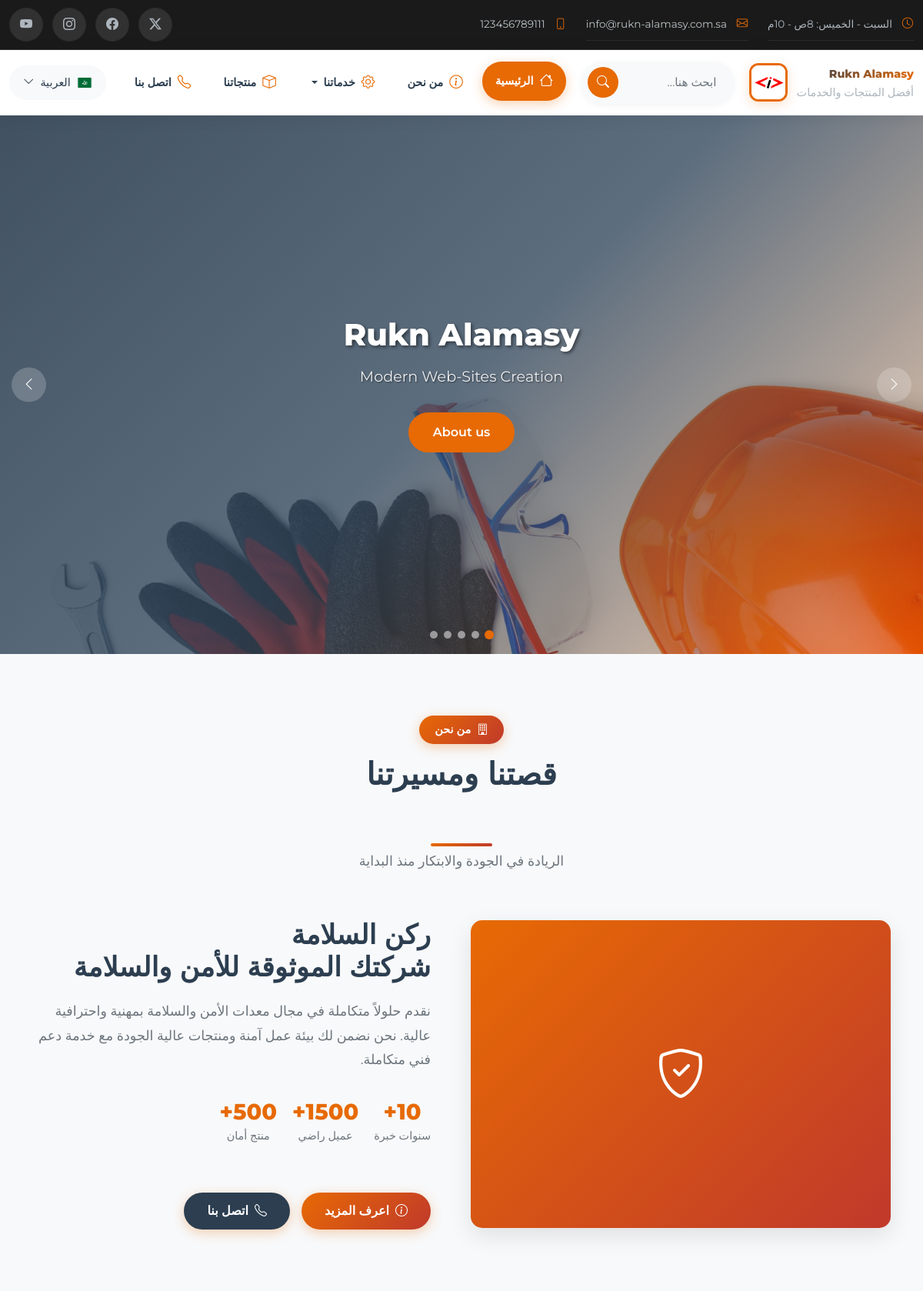
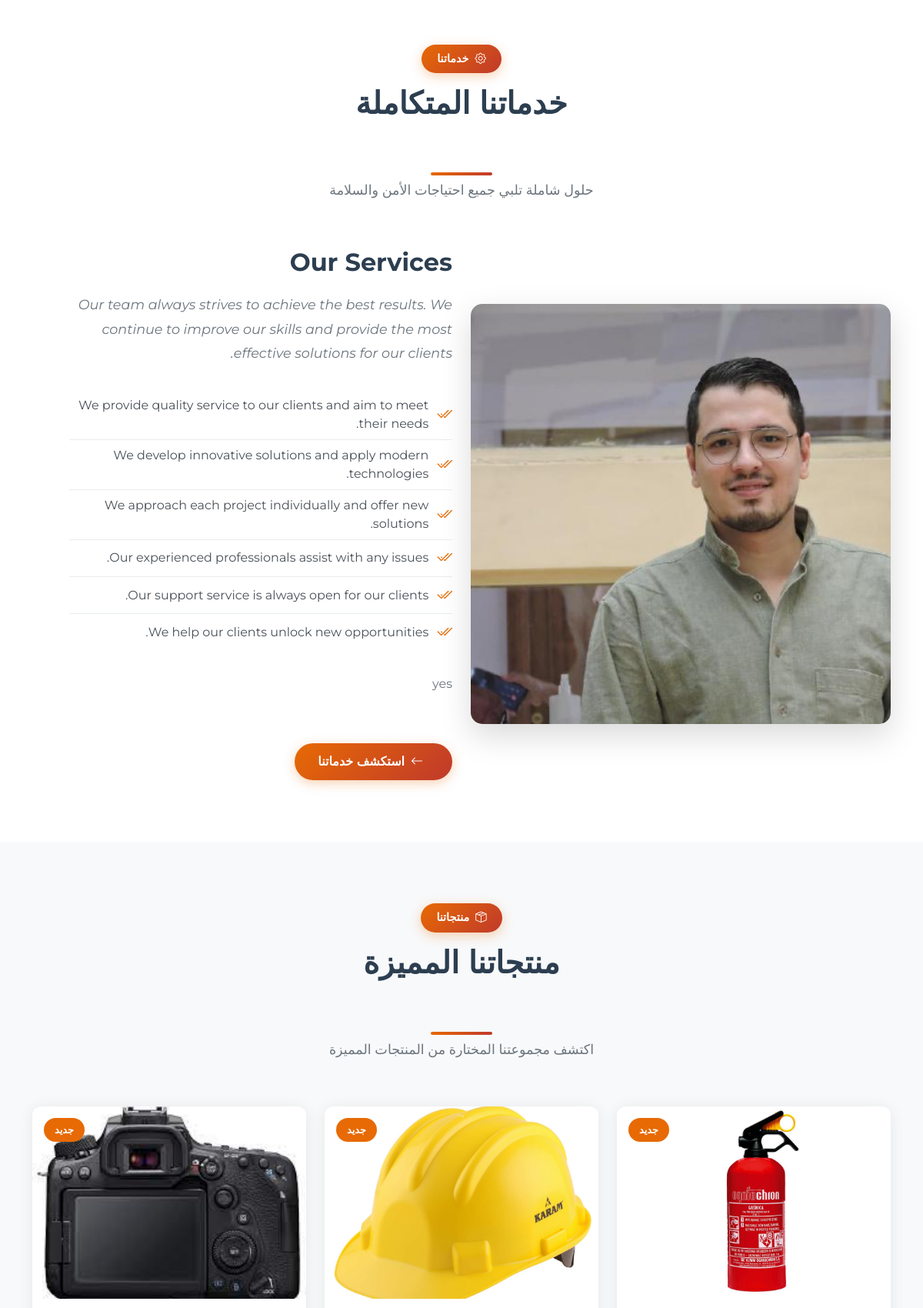
The page / (upper part) on the database its author committed (2 pictures, top to bottom).
### tables this page shows
CREATE TABLE `contact_box` (
  `id` int(11) NOT NULL,
  `title` varchar(255) DEFAULT NULL,
  `value` varchar(255) DEFAULT NULL,
  `icon` varchar(255) DEFAULT NULL
);

CREATE TABLE `banners` (
  `id` int(11) NOT NULL,
  `image` varchar(255) NOT NULL,
  `title` varchar(255) NOT NULL,
  `description` text NOT NULL,
  `button_text` varchar(100) NOT NULL,
  `button_link` varchar(255) NOT NULL
);

CREATE TABLE `about` (
  `id` int(11) NOT NULL,
  `title` varchar(255) NOT NULL,
  `p1` text NOT NULL,
  `p2` text NOT NULL,
  `image` varchar(255) DEFAULT NULL
);

CREATE TABLE `products` (
  `id` int(11) NOT NULL,
  `category_id` int(11) DEFAULT NULL,
  `product_name` varchar(255) NOT NULL,
  `description` text DEFAULT NULL,
  `price` varchar(255) NOT NULL
);

CREATE TABLE `product_images` (
  `id` int(11) NOT NULL,
  `product_id` int(11) DEFAULT NULL,
  `image_url` varchar(255) NOT NULL
);

### index.php (the view, shortened to what the rows shown need)
<?php
include 'config.php';
$query = new Database();
$banners = $query->select('banners');
$aboutData = $query->select('about');
$serviceItems = $query->select('about_ul_items');
$products = $query->select('products');
$product_images = $query->select('product_images');
$aboutItems = [];
if (!empty($aboutData)) {
    $about = $aboutData[0];
    $aboutItems = [
        'title' => isset($about['title']) ? $about['title'] : '',
        'p1' => isset($about['p1']) ? $about['p1'] : '',
        'p2' => isset($about['p2']) ? $about['p2'] : '',
        'image' => isset($about['image']) ? $about['image'] : '',
        'list_items' => []
    ];
    foreach ($serviceItems as $item) {
        if (isset($item['list_item']) && !empty($item['list_item'])) {
            $aboutItems['list_items'][] = $item['list_item'];
        }
    }
}
$lang = isset($_SESSION['lang']) ? $_SESSION['lang'] : 'ar';
?>
<!DOCTYPE html>
<html lang="<?php echo $lang; ?>" dir="<?php echo ($lang == 'ar') ? 'rtl' : 'ltr'; ?>">
<head>
  <link href="assets/vendor/bootstrap/css/bootstrap.min.css" rel="stylesheet">
  <link href="assets/vendor/bootstrap-icons/bootstrap-icons.css" rel="stylesheet">
  <link href="assets/vendor/aos/aos.css" rel="stylesheet">
  <link href="assets/vendor/swiper/swiper-bundle.min.css" rel="stylesheet">
  <link href="assets/vendor/glightbox/css/glightbox.min.css" rel="stylesheet">
  <link href="assets/css/main.css" rel="stylesheet">
</head>
<body class="index-page">
  <?php include 'includes/header.php'; ?>
  <main class="main">
    <section class="hero-section">
      <div class="hero-slider">
        <?php if (!empty($banners)): ?>
          <?php foreach ($banners as $index => $banner): ?>
            <div class="hero-slide <?php echo $index === 0 ? 'active' : ''; ?>"
                 style="background-image: url('assets/img/banners/<?php echo htmlspecialchars($banner['image']); ?>')">
              <div class="container">
                <div class="hero-content">
                  <div class="hero-text fade-in-up">
                    <h1 class="hero-title"><?php echo htmlspecialchars($banner['title']); ?></h1>
                    <p class="hero-subtitle"><?php echo htmlspecialchars($banner['description']); ?></p>
                    <div class="hero-buttons">
                      <a href="<?php echo htmlspecialchars($banner['button_link']); ?>" class="btn-hero btn-primary-hero">
                        <?php echo htmlspecialchars($banner['button_text']); ?>
                      </a>
                    </div>
                  </div>
                </div>
              </div>
            </div>
          <?php endforeach; ?>
        <?php endif; ?>
        <button class="hero-nav hero-prev">
          <i class="bi bi-chevron-<?php echo ($lang == 'ar') ? 'right' : 'left'; ?>"></i>
        </button>
        <button class="hero-nav hero-next">
          <i class="bi bi-chevron-<?php echo ($lang == 'ar') ? 'left' : 'right'; ?>"></i>
        </button>
        <div class="hero-controls">
          <?php if (!empty($banners)): ?>
            <?php foreach ($banners as $index => $banner): ?>
              <div class="hero-dot <?php echo $index === 0 ? 'active' : ''; ?>" data-slide="<?php echo $index; ?>"></div>
            <?php endforeach; ?>
          <?php else: ?>
            <div class="hero-dot active" data-slide="0"></div>
          <?php endif; ?>
        </div>
      </div>
    </section>
    <section class="simple-about-section" style="padding: 80px 0; background: #f8f9fa;">
      <div class="container">
        <div class="section-header" data-aos="fade-up">
          <h2 class="section-title"><?php echo ($lang == 'ar') ? 'قصتنا ومسيرتنا' : 'Our Story & Journey'; ?></h2>
        </div>
        <div class="row align-items-center">
          <div class="col-lg-6" style="padding-<?php echo ($lang == 'ar') ? 'right' : 'left'; ?>: 40px;">
            <div data-aos="fade-left" data-aos-delay="100">
              <h2 style="font-size: 2.2rem; font-weight: 800; color: #2c3e50; line-height: 1.2; margin-bottom: 20px;">
                <?php echo ($lang == 'ar') ? 'ركن السلامة<br>شركتك الموثوقة للأمن والسلامة' : 'Rukn Al-Amasy<br>Your Trusted Safety & Security Partner'; ?>
              </h2>
            </div>
          </div>
        </div>
      </div>
    </section>
    <section class="about-section" style="padding: 80px 0;">
      <div class="container">
        <div class="section-header" data-aos="fade-up">
          <h2 class="section-title"><?php echo ($lang == 'ar') ? 'خدماتنا المتكاملة' : 'Our Integrated Services'; ?></h2>
        </div>
        <div class="row gy-5 align-items-center">
          <?php if (!empty($aboutItems)): ?>
            <div class="col-lg-6" data-aos="fade-up" data-aos-delay="100">
              <div class="about-image">
                <?php if (!empty($aboutItems['image'])): ?>
                  <img src="<?php echo htmlspecialchars($aboutItems['image']); ?>" class="img-fluid" alt="<?php echo ($lang == 'ar') ? 'من نحن' : 'About Us'; ?>" style="border-radius: 15px; box-shadow: 0 10px 30px rgba(0,0,0,0.1);">
                <?php endif; ?>
              </div>
            </div>
            <div class="col-lg-6" data-aos="fade-up" data-aos-delay="200">
              <div class="about-content">
                <?php if (!empty($aboutItems['title'])): ?>
                  <h3 style="font-size: 2rem; font-weight: 700; color: #2c3e50; margin-bottom: 20px;"><?php echo htmlspecialchars($aboutItems['title']); ?></h3>
                <?php endif; ?>
                <?php if (!empty($aboutItems['p1'])): ?>
                  <p class="fst-italic" style="font-size: 1.1rem; color: #6c757d; line-height: 1.8; margin-bottom: 25px;"><?php echo htmlspecialchars($aboutItems['p1']); ?></p>
                <?php endif; ?>
                <?php if (!empty($aboutItems['list_items'])): ?>
                  <ul class="about-list" style="list-style: none; padding: 0; margin-bottom: 30px;">
                    <?php foreach ($aboutItems['list_items'] as $item): ?>
                      <?php if (!empty($item)): ?>
                        <li style="padding: 8px 0; font-size: 1rem; color: #495057;">
                        </li>
                      <?php endif; ?>
                    <?php endforeach; ?>
                  </ul>
                <?php endif; ?>
                <?php if (!empty($aboutItems['p2'])): ?>
                  <p style="font-size: 1rem; color: #6c757d; line-height: 1.8; margin-bottom: 30px;"><?php echo htmlspecialchars($aboutItems['p2']); ?></p>
                <?php endif; ?>
                <a href="services.php" class="btn-view-all">
                  <i class="bi bi-arrow-<?php echo ($lang == 'ar') ? 'left' : 'right'; ?> me-2"></i>
                  <?php echo ($lang == 'ar') ? 'استكشف خدماتنا' : 'Explore Our Services'; ?>
                </a>
              </div>
            </div>
          <?php endif; ?>
        </div>
      </div>
    </section>
    <section class="products-section" style="padding: 80px 0; background: #f8f9fa;">
      <div class="container">
        <div class="section-header" data-aos="fade-up">
          <h2 class="section-title"><?php echo ($lang == 'ar') ? 'منتجاتنا المميزة' : 'Our Featured Products'; ?></h2>
        </div>
        <div class="row">
          <?php if (!empty($products)): ?>
            <?php
            $featuredProducts = array_slice($products, 0, 6);
            foreach ($featuredProducts as $index => $product):
              $image_url = 'default-product.jpg';
              foreach ($product_images as $image) {
                if ($image['product_id'] == $product['id']) {
                  $image_url = $image['image_url'];
                  break;
                }
              }
            ?>
              <div class="col-xl-4 col-lg-6 mb-4" data-aos="fade-up" data-aos-delay="<?php echo $index * 100; ?>">
                <div class="product-card-home">
                  <div class="product-image-home">
                    <img src="assets/img/product/<?php echo htmlspecialchars($image_url); ?>"
                         alt="<?php echo htmlspecialchars($product['product_name']); ?>"
                         onerror="this.src='assets/img/default-product.jpg'">
                    <div class="product-badge"><?php echo ($lang == 'ar') ? 'جديد' : 'New'; ?></div>
                  </div>
                  <div class="product-content-home">
                  </div>
                </div>
              </div>
            <?php endforeach; ?>
          <?php else: ?>
            <div class="col-12 text-center">
              <p class="text-muted"><?php echo ($lang == 'ar') ? 'لا توجد منتجات متاحة حالياً' : 'No products available at the moment'; ?></p>
            </div>
          <?php endif; ?>
        </div>
      </div>
    </section>
  </main>
</body>
</html>

### includes/header.php (shortened to what the rows shown need)
<?php
require_once 'config.php';
$query = new Database();
$contact_boxData = $query->select('contact_box');
$lang = $_SESSION['lang'];
?>
<!DOCTYPE html>
<html lang="<?= $lang ?>" dir="<?= ($lang == 'ar') ? 'rtl' : 'ltr' ?>">
<header id="header" class="header">
    <div class="top-bar">
        <div class="container-fluid">
            <div class="top-bar-content">
                <div class="contact-info">
                    <div class="contact-item">
                        <i class="bi bi-envelope"></i>
                        <a href="mailto:<?= isset($contact_boxData[2]['value']) ? $contact_boxData[2]['value'] : 'info@ruknalamasy.com' ?>">
                            <?= isset($contact_boxData[2]['value']) ? $contact_boxData[2]['value'] : 'info@ruknalamasy.com' ?>
                        </a>
                    </div>
                    <div class="contact-item">
                        <i class="bi bi-phone"></i>
                        <a href="tel:<?= isset($contact_boxData[1]['value']) ? trim($contact_boxData[1]['value']) : '+966500000000' ?>">
                            <?= isset($contact_boxData[1]['value']) ? $contact_boxData[1]['value'] : '+966 50 000 0000' ?>
                        </a>
                    </div>
                </div>
            </div>
        </div>
    </div>
</header>

### rows shown on the page
contact_box: value "info@rukn-alamasy.com.sa"
contact_box: value "123456789111"
banners: image (picture), title "Rukn Alamasy", description "Modern Web-Sites Creation", button_text "About us"
about: image (picture), title "Our Services", p1 "Our team always strives to achieve the best results. We continue to improve our skills and provide the most effective solutions for our clients.", p2 "yes"
products: product_images.image_url (picture)
products: product_images.image_url (picture)
products: product_images.image_url (picture)

### other values the page prints
$t['description'] "أفضل المنتجات والخدمات"
$t['home'] "الرئيسية"
$t['about'] "من نحن"
$t['services'] "خدماتنا"
$t['products'] "منتجاتنا"
$t['contact'] "اتصل بنا"
$t['arabic'] "العربية"
$item "We provide quality service to our clients and aim to meet their needs."
$item "We develop innovative solutions and apply modern technologies."
$item "We approach each project individually and offer new solutions."
$item "Our experienced professionals assist with any issues."
$item "Our support service is always open for our clients."
$item "We help our clients unlock new opportunities."
